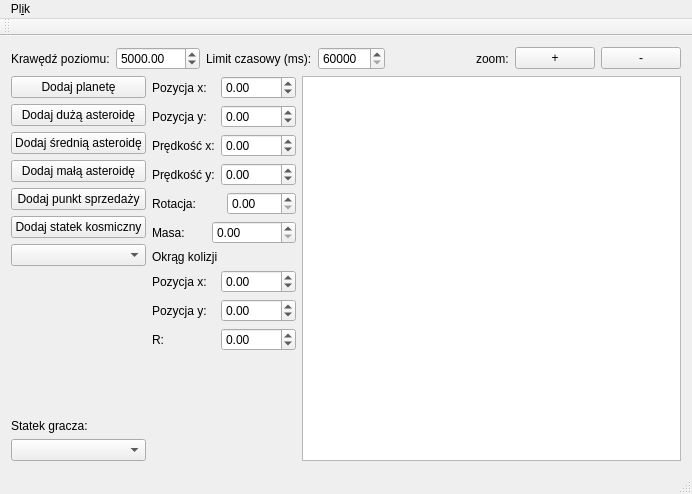
<?xml version="1.0" encoding="UTF-8"?>
<ui version="4.0">
 <class>MainWindow</class>
 <widget class="QMainWindow" name="MainWindow">
  <property name="geometry">
   <rect>
    <x>0</x>
    <y>0</y>
    <width>692</width>
    <height>494</height>
   </rect>
  </property>
  <property name="windowTitle">
   <string>LevelCreator</string>
  </property>
  <property name="documentMode">
   <bool>false</bool>
  </property>
  <widget class="QWidget" name="centralWidget">
   <layout class="QGridLayout" name="gridLayout">
    <item row="0" column="0" colspan="3">
     <layout class="QHBoxLayout" name="horizontalLayout">
      <item>
       <widget class="QLabel" name="levelEgdeLabel">
        <property name="text">
         <string>Krawędź poziomu:</string>
        </property>
       </widget>
      </item>
      <item>
       <widget class="QDoubleSpinBox" name="levelEdgeSpinBox">
        <property name="minimum">
         <double>0.000000000000000</double>
        </property>
        <property name="maximum">
         <double>1000000.000000000000000</double>
        </property>
        <property name="value">
         <double>5000.000000000000000</double>
        </property>
       </widget>
      </item>
      <item>
       <widget class="QLabel" name="timeLimitLabel">
        <property name="text">
         <string>Limit czasowy (ms):</string>
        </property>
       </widget>
      </item>
      <item>
       <widget class="QSpinBox" name="timeLimitSpinBox">
        <property name="minimum">
         <number>60000</number>
        </property>
        <property name="maximum">
         <number>600000</number>
        </property>
       </widget>
      </item>
      <item>
       <spacer name="horizontalSpacer">
        <property name="orientation">
         <enum>Qt::Horizontal</enum>
        </property>
        <property name="sizeHint" stdset="0">
         <size>
          <width>40</width>
          <height>20</height>
         </size>
        </property>
       </spacer>
      </item>
      <item>
       <widget class="QLabel" name="zoomLabel">
        <property name="text">
         <string>zoom:</string>
        </property>
       </widget>
      </item>
      <item>
       <widget class="QPushButton" name="zoomButtonUp">
        <property name="enabled">
         <bool>true</bool>
        </property>
        <property name="text">
         <string>+</string>
        </property>
       </widget>
      </item>
      <item>
       <widget class="QPushButton" name="zoomButtonDown">
        <property name="text">
         <string>-</string>
        </property>
       </widget>
      </item>
     </layout>
    </item>
    <item row="1" column="0">
     <layout class="QVBoxLayout" name="verticalLayout">
      <property name="sizeConstraint">
       <enum>QLayout::SetMaximumSize</enum>
      </property>
      <item>
       <widget class="QPushButton" name="buttonAddPlanet">
        <property name="text">
         <string>Dodaj planetę</string>
        </property>
        <property name="flat">
         <bool>false</bool>
        </property>
       </widget>
      </item>
      <item>
       <widget class="QPushButton" name="asteroidBigAdd">
        <property name="text">
         <string>Dodaj dużą asteroidę</string>
        </property>
       </widget>
      </item>
      <item>
       <widget class="QPushButton" name="asteroidMediumAdd">
        <property name="text">
         <string>Dodaj średnią asteroidę</string>
        </property>
       </widget>
      </item>
      <item>
       <widget class="QPushButton" name="asteroidSmallAdd">
        <property name="text">
         <string>Dodaj małą asteroidę</string>
        </property>
       </widget>
      </item>
      <item>
       <widget class="QPushButton" name="sellingPointAdd">
        <property name="text">
         <string>Dodaj punkt sprzedaży</string>
        </property>
       </widget>
      </item>
      <item>
       <widget class="QPushButton" name="spaceshipAdd">
        <property name="text">
         <string>Dodaj statek kosmiczny</string>
        </property>
       </widget>
      </item>
      <item>
       <widget class="QComboBox" name="comboBox"/>
      </item>
      <item>
       <spacer name="verticalSpacer_2">
        <property name="orientation">
         <enum>Qt::Vertical</enum>
        </property>
        <property name="sizeHint" stdset="0">
         <size>
          <width>20</width>
          <height>40</height>
         </size>
        </property>
       </spacer>
      </item>
      <item>
       <widget class="QLabel" name="playerLabel">
        <property name="text">
         <string>Statek gracza:</string>
        </property>
       </widget>
      </item>
      <item>
       <widget class="QComboBox" name="playerComboBox"/>
      </item>
     </layout>
    </item>
    <item row="1" column="1">
     <layout class="QVBoxLayout" name="verticalLayout_2">
      <item>
       <layout class="QHBoxLayout" name="horizontalLayout_2">
        <item>
         <widget class="QLabel" name="xPosLabel">
          <property name="text">
           <string>Pozycja x:</string>
          </property>
         </widget>
        </item>
        <item>
         <widget class="QDoubleSpinBox" name="xPosSpinBox">
          <property name="minimum">
           <double>-5000.000000000000000</double>
          </property>
          <property name="maximum">
           <double>5000.000000000000000</double>
          </property>
         </widget>
        </item>
       </layout>
      </item>
      <item>
       <layout class="QHBoxLayout" name="horizontalLayout_3">
        <item>
         <widget class="QLabel" name="yPosLabel">
          <property name="text">
           <string>Pozycja y:</string>
          </property>
         </widget>
        </item>
        <item>
         <widget class="QDoubleSpinBox" name="yPosSpinBox">
          <property name="minimum">
           <double>-5000.000000000000000</double>
          </property>
          <property name="maximum">
           <double>5000.000000000000000</double>
          </property>
         </widget>
        </item>
       </layout>
      </item>
      <item>
       <layout class="QHBoxLayout" name="horizontalLayout_4">
        <item>
         <widget class="QLabel" name="xVelocityLabel">
          <property name="text">
           <string>Prędkość x:</string>
          </property>
         </widget>
        </item>
        <item>
         <widget class="QDoubleSpinBox" name="xVelSpinBox">
          <property name="minimum">
           <double>-5000.000000000000000</double>
          </property>
          <property name="maximum">
           <double>5000.000000000000000</double>
          </property>
         </widget>
        </item>
       </layout>
      </item>
      <item>
       <layout class="QHBoxLayout" name="horizontalLayout_5">
        <item>
         <widget class="QLabel" name="yVelocityLabel">
          <property name="text">
           <string>Prędkość y:</string>
          </property>
         </widget>
        </item>
        <item>
         <widget class="QDoubleSpinBox" name="yVelSpinBox">
          <property name="minimum">
           <double>-5000.000000000000000</double>
          </property>
          <property name="maximum">
           <double>5000.000000000000000</double>
          </property>
         </widget>
        </item>
       </layout>
      </item>
      <item>
       <layout class="QHBoxLayout" name="horizontalLayout_6">
        <item>
         <widget class="QLabel" name="rotationLabel">
          <property name="text">
           <string>Rotacja:</string>
          </property>
         </widget>
        </item>
        <item>
         <widget class="QDoubleSpinBox" name="rotationSpinBox">
          <property name="minimum">
           <double>0.000000000000000</double>
          </property>
          <property name="maximum">
           <double>360.000000000000000</double>
          </property>
         </widget>
        </item>
       </layout>
      </item>
      <item>
       <layout class="QHBoxLayout" name="horizontalLayout_7">
        <item>
         <widget class="QLabel" name="massLabel">
          <property name="text">
           <string>Masa:</string>
          </property>
         </widget>
        </item>
        <item>
         <widget class="QDoubleSpinBox" name="massSpinBox">
          <property name="minimum">
           <double>0.000000000000000</double>
          </property>
          <property name="maximum">
           <double>99999999999999999475366575191804932315794610450682175621941694731908308538307845136842752.000000000000000</double>
          </property>
         </widget>
        </item>
       </layout>
      </item>
      <item>
       <widget class="QLabel" name="label">
        <property name="text">
         <string>Okrąg kolizji</string>
        </property>
       </widget>
      </item>
      <item>
       <layout class="QHBoxLayout" name="horizontalLayout_8">
        <item>
         <widget class="QLabel" name="colXPosLabel">
          <property name="text">
           <string>Pozycja x:</string>
          </property>
         </widget>
        </item>
        <item>
         <widget class="QDoubleSpinBox" name="colXPosSpinBox">
          <property name="minimum">
           <double>-5000.000000000000000</double>
          </property>
          <property name="maximum">
           <double>5000.000000000000000</double>
          </property>
         </widget>
        </item>
       </layout>
      </item>
      <item>
       <layout class="QHBoxLayout" name="horizontalLayout_11">
        <item>
         <widget class="QLabel" name="colYPosLabel">
          <property name="text">
           <string>Pozycja y:</string>
          </property>
         </widget>
        </item>
        <item>
         <widget class="QDoubleSpinBox" name="colYPosSpinBox">
          <property name="minimum">
           <double>-5000.000000000000000</double>
          </property>
          <property name="maximum">
           <double>5000.000000000000000</double>
          </property>
         </widget>
        </item>
       </layout>
      </item>
      <item>
       <layout class="QHBoxLayout" name="horizontalLayout_13">
        <item>
         <widget class="QLabel" name="colRLabel">
          <property name="text">
           <string>R:</string>
          </property>
         </widget>
        </item>
        <item>
         <widget class="QDoubleSpinBox" name="colRPosSpinBox">
          <property name="minimum">
           <double>-5000.000000000000000</double>
          </property>
          <property name="maximum">
           <double>5000.000000000000000</double>
          </property>
         </widget>
        </item>
       </layout>
      </item>
      <item>
       <spacer name="verticalSpacer">
        <property name="orientation">
         <enum>Qt::Vertical</enum>
        </property>
        <property name="sizeHint" stdset="0">
         <size>
          <width>20</width>
          <height>40</height>
         </size>
        </property>
       </spacer>
      </item>
     </layout>
    </item>
    <item row="1" column="2">
     <widget class="QGraphicsView" name="graphicsView">
      <property name="resizeAnchor">
       <enum>QGraphicsView::NoAnchor</enum>
      </property>
     </widget>
    </item>
   </layout>
  </widget>
  <widget class="QMenuBar" name="menuBar">
   <property name="geometry">
    <rect>
     <x>0</x>
     <y>0</y>
     <width>692</width>
     <height>22</height>
    </rect>
   </property>
   <widget class="QMenu" name="menuPlik">
    <property name="title">
     <string>Pl&amp;ik</string>
    </property>
    <addaction name="actionWczytaj"/>
    <addaction name="actionZapisz"/>
   </widget>
   <addaction name="menuPlik"/>
  </widget>
  <widget class="QToolBar" name="mainToolBar">
   <attribute name="toolBarArea">
    <enum>TopToolBarArea</enum>
   </attribute>
   <attribute name="toolBarBreak">
    <bool>false</bool>
   </attribute>
  </widget>
  <widget class="QStatusBar" name="statusBar"/>
  <action name="actionWczytaj">
   <property name="text">
    <string>&amp;Wczytaj</string>
   </property>
  </action>
  <action name="actionZapisz">
   <property name="text">
    <string>&amp;Zapisz</string>
   </property>
  </action>
 </widget>
 <layoutdefault spacing="6" margin="11"/>
 <resources/>
 <connections/>
</ui>
